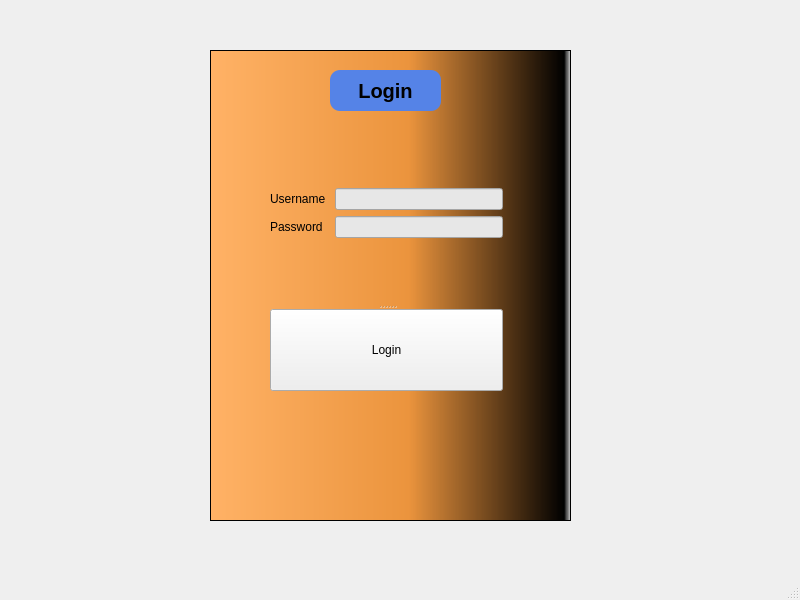
<?xml version="1.0" encoding="UTF-8"?>
<ui version="4.0">
 <class>MainWindow</class>
 <widget class="QMainWindow" name="MainWindow">
  <property name="geometry">
   <rect>
    <x>0</x>
    <y>0</y>
    <width>800</width>
    <height>600</height>
   </rect>
  </property>
  <property name="windowTitle">
   <string>MainWindow</string>
  </property>
  <property name="styleSheet">
   <string notr="true"/>
  </property>
  <widget class="QWidget" name="centralwidget">
   <widget class="QGraphicsView" name="LoginPanel">
    <property name="geometry">
     <rect>
      <x>210</x>
      <y>50</y>
      <width>361</width>
      <height>471</height>
     </rect>
    </property>
    <property name="sizePolicy">
     <sizepolicy hsizetype="Preferred" vsizetype="Preferred">
      <horstretch>0</horstretch>
      <verstretch>0</verstretch>
     </sizepolicy>
    </property>
    <property name="styleSheet">
     <string notr="true">background-color: qlineargradient(spread:pad, x1:0, y1:0, x2:1, y2:0, stop:0 rgba(255, 178, 102, 255), stop:0.55 rgba(235, 148, 61, 255), stop:0.98 rgba(0, 0, 0, 255), stop:1 rgba(0, 0, 0, 0));</string>
    </property>
   </widget>
   <widget class="QLabel" name="LoginHeading">
    <property name="geometry">
     <rect>
      <x>330</x>
      <y>70</y>
      <width>111</width>
      <height>41</height>
     </rect>
    </property>
    <property name="font">
     <font>
      <pointsize>15</pointsize>
      <bold>true</bold>
     </font>
    </property>
    <property name="styleSheet">
     <string notr="true">background-color: rgb(85, 131, 231);
padding: 8px;
border-radius: 10px; /* Adjust the radius value as per your design */
</string>
    </property>
    <property name="text">
     <string>Login</string>
    </property>
    <property name="alignment">
     <set>Qt::AlignCenter</set>
    </property>
   </widget>
   <widget class="QSplitter" name="splitter">
    <property name="geometry">
     <rect>
      <x>270</x>
      <y>120</y>
      <width>233</width>
      <height>271</height>
     </rect>
    </property>
    <property name="orientation">
     <enum>Qt::Vertical</enum>
    </property>
    <widget class="QWidget" name="formLayoutWidget">
     <layout class="QFormLayout" name="formLayout">
      <property name="formAlignment">
       <set>Qt::AlignCenter</set>
      </property>
      <item row="0" column="0">
       <widget class="QLabel" name="label">
        <property name="text">
         <string>Username </string>
        </property>
       </widget>
      </item>
      <item row="1" column="0">
       <widget class="QLabel" name="label_2">
        <property name="text">
         <string>Password</string>
        </property>
       </widget>
      </item>
      <item row="0" column="1">
       <widget class="QLineEdit" name="username">
        <property name="styleSheet">
         <string notr="true">background-color: rgb(231, 231, 231);</string>
        </property>
        <property name="text">
         <string/>
        </property>
       </widget>
      </item>
      <item row="1" column="1">
       <widget class="QLineEdit" name="password">
        <property name="styleSheet">
         <string notr="true">background-color: rgb(231, 231, 231);</string>
        </property>
        <property name="echoMode">
         <enum>QLineEdit::Password</enum>
        </property>
       </widget>
      </item>
     </layout>
    </widget>
    <widget class="QPushButton" name="loginbutton">
     <property name="styleSheet">
      <string notr="true">selection-background-color: rgb(61, 255, 39);</string>
     </property>
     <property name="text">
      <string>Login</string>
     </property>
    </widget>
   </widget>
  </widget>
  <widget class="QMenuBar" name="menubar">
   <property name="geometry">
    <rect>
     <x>0</x>
     <y>0</y>
     <width>800</width>
     <height>22</height>
    </rect>
   </property>
  </widget>
  <widget class="QStatusBar" name="statusbar"/>
 </widget>
 <resources/>
 <connections/>
</ui>
